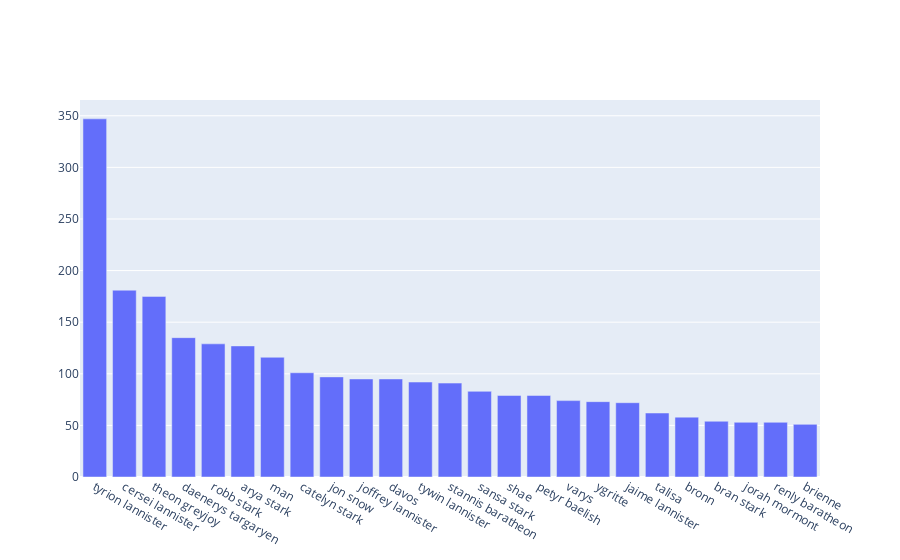

Source (notebook cell):
### Code cell
fig = go.Figure()

fig.add_trace(go.Bar(
    x = lines_df.index[:25],
    y = lines_df['Episode']))

### Figure 1 — Plotly figure (JSON) as saved in the notebook; plotly's stock layout.template omitted (floating-point values rounded to 4 significant figures; data arrays with more than 128 entries replaced by an {"elided": "..."} marker saying what was removed)
{"data": [{"type": "bar", "x": ["tyrion lannister", "cersei lannister", "theon greyjoy", "daenerys targaryen", "robb stark", "arya stark", "man", "catelyn stark", "jon snow", "joffrey lannister", "davos", "tywin lannister", "stannis baratheon", "sansa stark", "shae", "petyr baelish", "varys", "ygritte", "jaime lannister", "talisa", "bronn", "bran stark", "jorah mormont", "renly baratheon", "brienne"], "y": {"elided": "140 int values"}}], "layout": {}}
